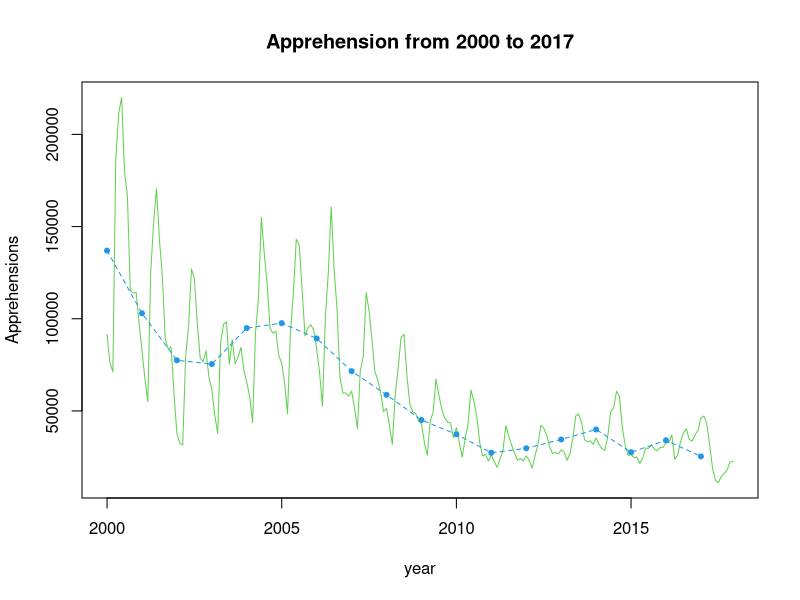

This chart was generated by the following R code: (Note: this script raises an error after producing the figure.)
#preliminary
ts<-read.csv("PB monthly summaries.csv")
rownames(ts) <- ts[,1]
ts <- ts[order(ts$year),]
ts<-subset(ts,select=-year)
ts_df<-ts
ts <- as.vector(t(ts))
ts<-ts(ts,start = c(2000,1), frequency=12)

#plot the timeseries data
ts.plot(ts, col = 3, xlab="year", ylab="Apprehensions", lty=c(1:3), main ="Apprehension from 2000 to 2017")

#draw the avg
ts_avg<-apply(ts_df,1,mean)
ts_avg<-ts(ts_avg,start = c(2000), frequency=1)
points(ts_avg,col = 4,pch=20)
lines(ts_avg,col = 4,pch=20,lty=2)

#get the index
max_index <- time(ts)[ts==max(ts)]
min_index <- time(ts)[ts==min(ts)]
max_avg <- time(ts_avg)[ts_avg==max(ts_avg)]
min_avg <- time(ts_avg)[ts_avg==min(ts_avg)]

#get the max/min month index
pos_max<-which(ts_df == max(ts), arr.ind=T)
pos_min<-which(ts_df == min(ts), arr.ind=T)


#show the month of max and min
month<-c("October","November","December","January","February","March","April","May","June","July","August","September")
names(month)<-month_index

#label the maximum/minimum apprehension in the graph
text(max_index,max(ts),paste("num:",max(ts),"\n","year:",floor(max_index),month[as.vector(pos_max)[2]]),cex=0.4,pos=4)
text(min_index,min(ts),paste("num:",min(ts),"\n","year:",floor(min_index),month[as.vector(pos_min)[2]]),cex=0.4,pos=2)
text(max_avg,max(ts_avg),paste("max num:",floor(max(ts_avg)),"\n","year:",floor(max_avg)),cex=0.4,pos=1)
text(min_avg,min(ts_avg),paste("min num:",floor(min(ts_avg)),"\n","year:",floor(min_avg)),cex=0.4,pos=1)

#pinpoint the maximum/minimum apprehension in the graph
points(max_index,max(ts),pch=19,col=2)
points(min_index,min(ts),pch=19,col=7)

#add a legend which denotes the meaning of the points
legend("topright", c("maximum apprehension","minimum apprehension","annual average apprehension "),col = c(2,7,4),pch =c(19,19,20),lty=c(0,0,2),bty = "n",bg = 'gray90')

#here's a test comment! Hello!
